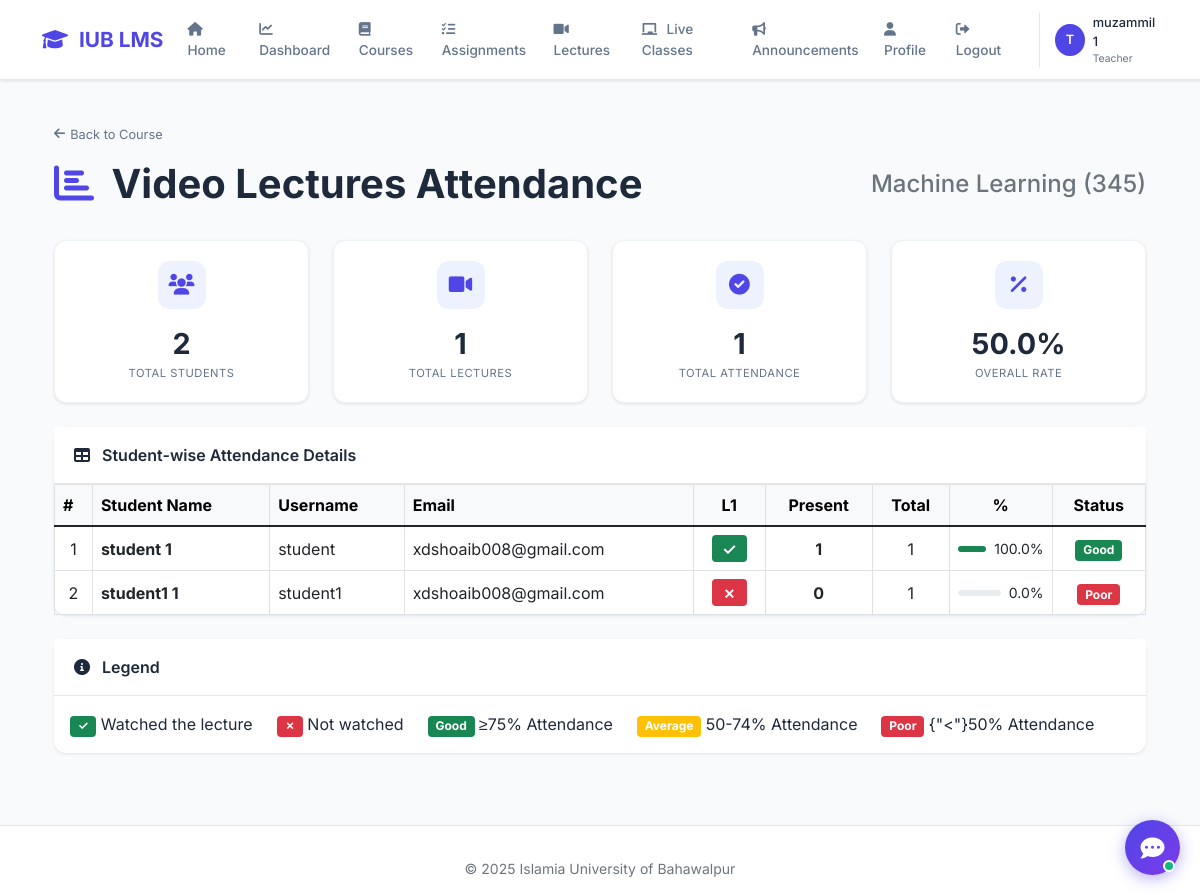
/courses/2/lecture-attendance/ (signed in), run on the app's committed database.
### accounts/models.py (models this page shows, shortened)
class CustomUser(AbstractUser):
    ROLE_CHOICES = (
        ('admin', 'Admin'),
        ('teacher', 'Teacher'),
        ('student', 'Student'),
    )
    role = models.CharField(max_length=10, choices=ROLE_CHOICES, default='student')
    phone = models.CharField(max_length=15, blank=True)
    profile_pic = models.ImageField(upload_to='profile_pics/', blank=True, null=True)
    bio = models.TextField(max_length=500, blank=True)

### courses/models.py (models this page shows, shortened)
class Course(models.Model):
    course_id = models.CharField(max_length=20, unique=True)
    course_code = models.CharField(max_length=10)
    title = models.CharField(max_length=200)
    description = models.TextField()
    teacher = models.ForeignKey(settings.AUTH_USER_MODEL, on_delete=models.SET_NULL, null=True, limit_choices_to={'role': 'teacher'})
    students = models.ManyToManyField(settings.AUTH_USER_MODEL, related_name='enrolled_courses', blank=True, limit_choices_to={'role': 'student'})
    created_at = models.DateTimeField(auto_now_add=True)
    updated_at = models.DateTimeField(auto_now=True)
    is_active = models.BooleanField(default=True)

class Lecture(models.Model):
    course = models.ForeignKey(Course, on_delete=models.CASCADE, related_name='lectures')
    title = models.CharField(max_length=200)
    description = models.TextField(blank=True)
    video_url = models.URLField(help_text="YouTube or Vimeo video URL")
    duration = models.CharField(max_length=20, blank=True, help_text="e.g., 45:30")
    order = models.IntegerField(default=0)
    is_published = models.BooleanField(default=True)
    created_by = models.ForeignKey(settings.AUTH_USER_MODEL, on_delete=models.CASCADE)
    created_at = models.DateTimeField(auto_now_add=True)
    updated_at = models.DateTimeField(auto_now=True)
    class Meta:
        ordering = ['order', 'created_at']

### courses/views.py (the view)
# urls.py: path('<int:course_id>/lecture-attendance/', views.lecture_attendance_report, name='lecture_attendance'),
@login_required
def lecture_attendance_report(request, course_id):
    course = get_object_or_404(Course, id=course_id)
    if request.user.role not in ['admin', 'teacher']:
        messages.error(request, 'Only teachers can view attendance!')
        return redirect('course_detail', course_id=course.id)
    lectures = Lecture.objects.filter(course=course, is_published=True)
    students = course.students.all()
    attendance_matrix = []
    total_attended = 0
    for student in students:
        present_count = 0
        lecture_status = {}
        for lecture in lectures:
            attended = LectureAttendance.objects.filter(student=student, lecture=lecture).exists()
            lecture_status[lecture.id] = attended
            if attended:
                present_count += 1
                total_attended += 1
        total = lectures.count()
        percentage = round((present_count / total) * 100, 1) if total > 0 else 0
        attendance_matrix.append({
            'student_name': student.get_full_name() or student.username,
            'student_username': student.username,
            'student_email': student.email,
            'present_count': present_count,
            'total_lectures': total,
            'percentage': percentage,
            'lecture_status': lecture_status,
        })
    total_possible = len(students) * len(lectures)
    overall_percentage = round((total_attended / total_possible) * 100, 1) if total_possible > 0 else 0
    context = {
        'course': course,
        'lectures': lectures,
        'attendance_matrix': attendance_matrix,
        'total_lectures': lectures.count(),
        'total_students': students.count(),
        'total_attended': total_attended,
        'overall_percentage': overall_percentage,
    }
    return render(request, 'courses/lecture_attendance_report.html', context)

### courses/templatetags/course_filters.py (called while the page is built)
@register.filter
def get_item(dictionary, key):
    if dictionary is None:
        return None
    return dictionary.get(key)

### templates/courses/lecture_attendance_report.html (shortened to what this page needs)
{% extends 'base.html' %}
{% load static %}
{% load course_filters %}
{% block content %}
<div class="container py-4">
    <a href="javascript:history.back()" class="back-btn"><i class="fas fa-arrow-left"></i> Back to Course</a>
    <div class="d-flex justify-content-between align-items-center mb-4">
        <h1 class="fw-bold"><i class="fas fa-chart-bar me-2" style="color: var(--primary);"></i> Video Lectures Attendance</h1>
        <h4 class="text-muted">{{ course.title }} ({{ course.course_code }})</h4>
    </div>
    <div class="row g-4 mb-4">
        <div class="col-md-3">
            <div class="stat-card text-center">
                <div class="stat-icon"><i class="fas fa-users"></i></div>
                <div class="stat-number">{{ total_students }}</div>
                <div class="stat-label">Total Students</div>
            </div>
        </div>
        <div class="col-md-3">
            <div class="stat-card text-center">
                <div class="stat-icon"><i class="fas fa-video"></i></div>
                <div class="stat-number">{{ total_lectures }}</div>
                <div class="stat-label">Total Lectures</div>
            </div>
        </div>
        <div class="col-md-3">
            <div class="stat-card text-center">
                <div class="stat-icon"><i class="fas fa-check-circle"></i></div>
                <div class="stat-number">{{ total_attended }}</div>
                <div class="stat-label">Total Attendance</div>
            </div>
        </div>
        <div class="col-md-3">
            <div class="stat-card text-center">
                <div class="stat-icon"><i class="fas fa-percent"></i></div>
                <div class="stat-number">{{ overall_percentage }}%</div>
                <div class="stat-label">Overall Rate</div>
            </div>
        </div>
    </div>
    <div class="card">
        <div class="card-header">
            <i class="fas fa-table me-2"></i> Student-wise Attendance Details
        </div>
        <div class="card-body p-0">
            <div class="table-responsive">
                <table class="table table-bordered mb-0">
                    <thead class="table-light">
                        <tr>
                            <th>#</th>
                            <th>Student Name</th>
                            <th>Username</th>
                            <th>Email</th>
                            {% for lecture in lectures %}
                            <th class="text-center" title="{{ lecture.title }}">L{{ forloop.counter }}</th>
                            {% endfor %}
                            <th class="text-center">Present</th>
                            <th class="text-center">Total</th>
                            <th class="text-center">%</th>
                            <th class="text-center">Status</th>
                        </tr>
                    </thead>
                    <tbody>
                        {% for data in attendance_matrix %}
                        <tr>
                            <td class="text-center">{{ forloop.counter }}</td>
                            <td><strong>{{ data.student_name }}</strong></td>
                            <td>{{ data.student_username }}</td>
                            <td>{{ data.student_email }}</td>
                            {% for lecture in lectures %}
                            <td class="text-center">
                                {% with status=data.lecture_status|get_item:lecture.id %}
                                    {% if status %}
                                        <span class="badge bg-success" style="font-size: 1rem;">✓</span>
                                    {% else %}
                                        <span class="badge bg-danger" style="font-size: 1rem;">✗</span>
                                    {% endif %}
                                {% endwith %}
                            </td>
                            {% endfor %}
                            <td class="text-center fw-bold">{{ data.present_count }}</td>
                            <td class="text-center">{{ data.total_lectures }}</td>
                            <td class="text-center">
                                <div class="d-flex align-items-center gap-2">
                                    <div class="progress flex-grow-1" style="height: 6px;">
                                        <div class="progress-bar bg-{% if data.percentage >= 75 %}success{% elif data.percentage >= 50 %}warning{% else %}danger{% endif %}"
                                             style="width: {{ data.percentage }}%"></div>
                                    </div>
                                    <span class="small">{{ data.percentage }}%</span>
                                </div>
                            </td>
                            <td class="text-center">
                                {% if data.percentage >= 75 %}
                                    <span class="badge bg-success">Good</span>
                                {% elif data.percentage >= 50 %}
                                    <span class="badge bg-warning">Average</span>
                                {% else %}
                                    <span class="badge bg-danger">Poor</span>
                                {% endif %}
                            </td>
                        </tr>
                        {% endfor %}
                    </tbody>
                </table>
            </div>
        </div>
    </div>
    <div class="card mt-4">
        <div class="card-header"><i class="fas fa-info-circle me-2"></i> Legend</div>
        <div class="card-body">
            <div class="d-flex gap-4 flex-wrap">
                <div><span class="badge bg-success">✓</span> Watched the lecture</div>
                <div><span class="badge bg-danger">✗</span> Not watched</div>
                <div><span class="badge bg-success">Good</span> ≥75% Attendance</div>
                <div><span class="badge bg-warning">Average</span> 50-74% Attendance</div>
                <div><span class="badge bg-danger">Poor</span> {"<"}50% Attendance</div>
            </div>
        </div>
    </div>
</div>
{% endblock %}

### templates/base.html (shortened to what this page needs)
<!DOCTYPE html>
<html lang="en">
<head>
    <link href="https://cdn.jsdelivr.net/npm/bootstrap@5.1.3/dist/css/bootstrap.min.css" rel="stylesheet">
    <link rel="stylesheet" href="https://cdnjs.cloudflare.com/ajax/libs/font-awesome/6.0.0/css/all.min.css">
</head>
<body>
    {% if user.is_authenticated %}
    <nav class="navbar navbar-expand-lg">
        <div class="container">
            <a class="navbar-brand" href="{% url 'dashboard' %}">
                <i class="fas fa-graduation-cap"></i> IUB LMS
            </a>
            <div class="collapse navbar-collapse" id="navbarNav">
                <ul class="navbar-nav ms-auto">
                    <li class="nav-item"><a class="nav-link" href="{% url 'home' %}"><i class="fas fa-home"></i> Home</a></li>
                    <li class="nav-item"><a class="nav-link" href="{% url 'dashboard' %}"><i class="fas fa-chart-line"></i> Dashboard</a></li>
                    <li class="nav-item"><a class="nav-link" href="{% url 'course_list' %}"><i class="fas fa-book"></i> Courses</a></li>
                    <li class="nav-item"><a class="nav-link" href="{% url 'assignment_list' %}"><i class="fas fa-tasks"></i> Assignments</a></li>
                    <li class="nav-item"><a class="nav-link" href="{% url 'lecture_list_all' %}"><i class="fas fa-video"></i> Lectures</a></li>
                    <li class="nav-item"><a class="nav-link" href="{% url 'live_class_list_all' %}"><i class="fas fa-chalkboard"></i> Live Classes</a></li>
                    <li class="nav-item"><a class="nav-link" href="{% url 'announcements' %}"><i class="fas fa-bullhorn"></i> Announcements</a></li>
                    <li class="nav-item"><a class="nav-link" href="{% url 'profile' %}"><i class="fas fa-user"></i> Profile</a></li>
                    <li class="nav-item"><a class="nav-link" href="{% url 'logout' %}"><i class="fas fa-sign-out-alt"></i> Logout</a></li>
                </ul>
                <div class="user-menu">
                    <div class="user-avatar">{{ user.username|first|upper }}</div>
                    <div>
                        <div class="user-name">{{ user.get_full_name|default:user.username }}</div>
                        <div class="user-role">{{ user.get_role_display }}</div>
                    </div>
                </div>
            </div>
        </div>
    </nav>
    {% endif %}
    <main class="container fade-in mt-3">
        {% block content %}
        {% endblock %}
    </main>
    <footer class="footer">
        <div class="container text-center">
            <p class="small text-muted mb-0">&copy; 2025 Islamia University of Bahawalpur</p>
        </div>
    </footer>
</body>
</html>

### templates/base.html (style rules this page uses)
:root { --primary: #4f46e5; --bg-light: #f8fafc; --text-dark: #1e293b; --text-muted: #64748b; --border: #e2e8f0; --shadow: 0 1px 3px rgba(0,0,0,0.1); }
* { margin: 0; padding: 0; box-sizing: border-box; }
body { font-family: 'Inter', sans-serif; background: var(--bg-light); color: var(--text-dark); }
.navbar { background: white; padding: 0.7rem 0; box-shadow: var(--shadow); border-bottom: 1px solid var(--border); }
.navbar-brand { font-size: 1.3rem; font-weight: 700; color: var(--primary) !important; }
.navbar-brand i { margin-right: 6px; }
.nav-link { color: var(--text-muted); font-weight: 500; font-size: 0.85rem; padding: 0.5rem 1rem; }
.nav-link i { margin-right: 6px; }
.user-menu { display: flex; align-items: center; gap: 8px; margin-left: 15px; padding-left: 15px; border-left: 1px solid var(--border); }
.user-avatar { width: 32px; height: 32px; background: var(--primary); border-radius: 50%; display: flex; align-items: center; justify-content: center; color: white; font-weight: 600; font-size: 0.8rem; }
.user-name { font-size: 0.8rem; font-weight: 500; color: var(--text-dark); }
.user-role { font-size: 0.65rem; color: var(--text-muted); }
.card { border: none; border-radius: 12px; box-shadow: var(--shadow); background: white; }
.card-header { background: white; border-bottom: 1px solid var(--border); padding: 1rem 1.25rem; font-weight: 600; }
.stat-card { background: white; border-radius: 12px; padding: 1.25rem; text-align: center; box-shadow: var(--shadow); transition: all 0.2s; }
.stat-icon { width: 48px; height: 48px; background: #eef2ff; border-radius: 12px; display: flex; align-items: center; justify-content: center; margin: 0 auto 0.8rem auto; }
.stat-icon i { font-size: 1.3rem; color: var(--primary); }
.stat-number { font-size: 1.5rem; font-weight: 700; color: var(--text-dark); }
.stat-label { font-size: 0.7rem; color: var(--text-muted); }
.footer { background: white; border-top: 1px solid var(--border); padding: 2rem 0 1rem; margin-top: 3rem; }
.back-btn { display: inline-flex; align-items: center; gap: 5px; color: var(--text-muted); font-size: 0.8rem; text-decoration: none; margin-bottom: 1rem; }
.fade-in { animation: fadeIn 0.3s ease-out; }

### templates/courses/lecture_attendance_report.html (style rules this page uses)
.stat-card { background: white; border-radius: 12px; padding: 1.25rem; text-align: center; box-shadow: 0 1px 3px rgba(0,0,0,0.1); border: 1px solid #eef2f6; transition: all 0.2s; }
.stat-icon { width: 48px; height: 48px; background: #eef2ff; border-radius: 12px; display: flex; align-items: center; justify-content: center; margin: 0 auto 0.8rem auto; }
.stat-icon i { font-size: 1.3rem; color: #4f46e5; }
.stat-number { font-size: 1.8rem; font-weight: 700; color: #1e293b; }
.stat-label { font-size: 0.7rem; color: #64748b; text-transform: uppercase; letter-spacing: 0.5px; }
.table th, .table td { vertical-align: middle; }

### data on the page
CustomUser: username|first "T", get_full_name "muzammil 1", role "Teacher"
Course: title "Machine Learning", course_code "345"
CustomUser: student_username "student", student_email "xdshoaib008@gmail.com"
CustomUser: student_username "student1", student_email "xdshoaib008@gmail.com"

### other printed values
{{ total_students }} "2"
{{ total_lectures }} "1"
{{ total_attended }} "1"
{{ overall_percentage }} "50.0"
{{ data.student_name }} "student 1" "student1 1"
{{ data.present_count }} "1" "0"
{{ data.total_lectures }} "1" "1"
{{ data.percentage }} "100.0" "0.0"
